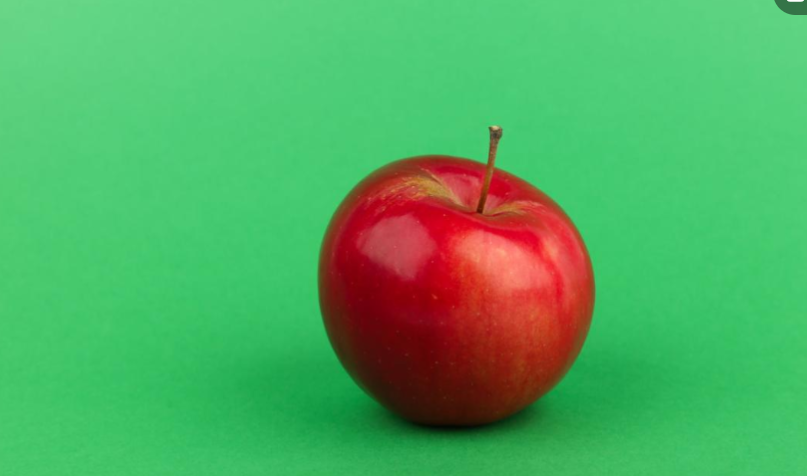
#> input picture MODEL LAB /QUESTION 3/image3.png.png, 807 x 476 px
$ python 'experiment 3 seperating BG.py'
#> lines starting #> are read from the running program, lines starting #| are printed output that depends on the picture; after the words box and inside, x2 and y2 are one past the last pixel; in counts of white or black regions, pixels touching at a corner belong together

import cv2
import numpy as np
from tkinter import Tk, filedialog
import os

root = Tk()
root.withdraw()

path = filedialog.askopenfilename(
    title="Select Input Image",
    filetypes=[("Image Files", "*.jpg *.png *.jpeg")]
)
#> the answer given: image3.png.png

root.destroy()

img = cv2.imread(path)
#> img is the input picture: shape (476, 807, 3); mean B, G, R 97.6, 172.4, 81.4

if img is None:
    print("IMAGE NOT FOUND")
else:
    print("IMAGE LOADED SUCCESSFULLY")

    hsv = cv2.cvtColor(img, cv2.COLOR_BGR2HSV)
#> hsv: shape (476, 807, 3); mean H, S, V 68.7, 174.7, 190.2

    lower = np.array([35, 40, 40])
    upper = np.array([85, 255, 255])

    mask = cv2.inRange(hsv, lower, upper)
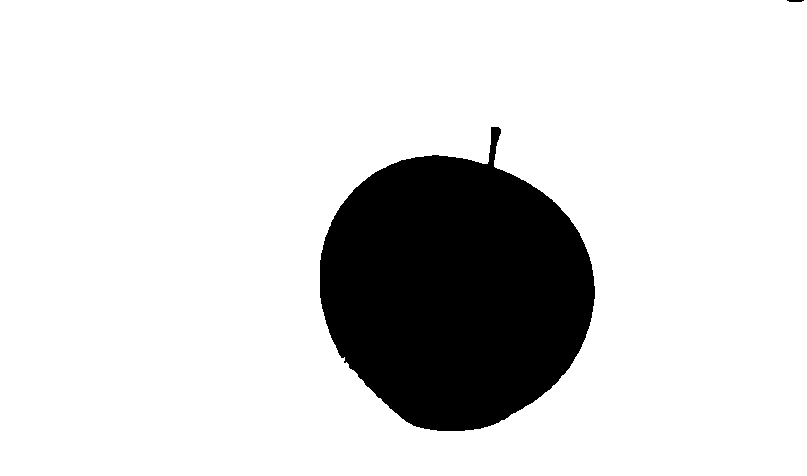
#> mask: shape (476, 807); 84.7% white; 2 black regions, box (x1, y1, x2, y2) and area: (320, 127, 595, 431) 58750, (787, 0, 804, 2) 30

    foreground_mask = cv2.bitwise_not(mask)

    result = cv2.bitwise_and(
        img, img, mask=foreground_mask
    )
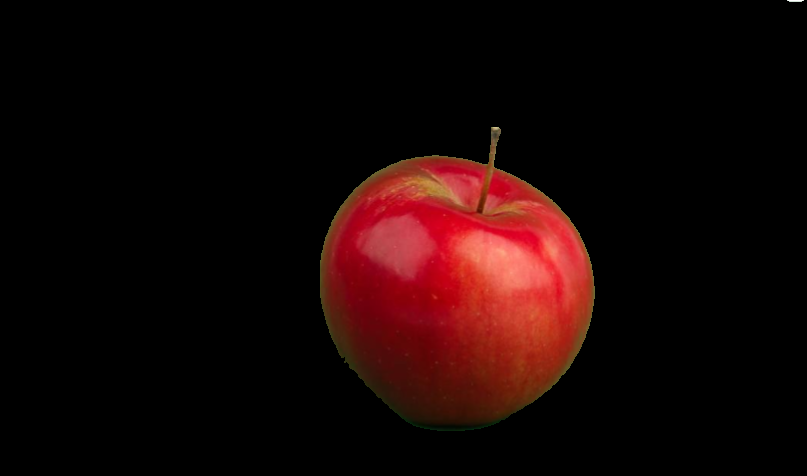
#> result: shape (476, 807, 3); mean B, G, R 5.2, 6.1, 23.8

    cv2.imshow("Original Image", img)
    cv2.imshow("Background Mask", mask)
    cv2.imshow("Foreground Output", result)

    output_path = os.path.join(
        os.path.dirname(path), "EXP3_OUTPUT.png"
    )

    cv2.imwrite(output_path, result)

    print("BACKGROUND REMOVED SUCCESSFULLY")
    print("OUTPUT SAVED SUCCESSFULLY")

    cv2.waitKey(0)
    cv2.destroyAllWindows()
